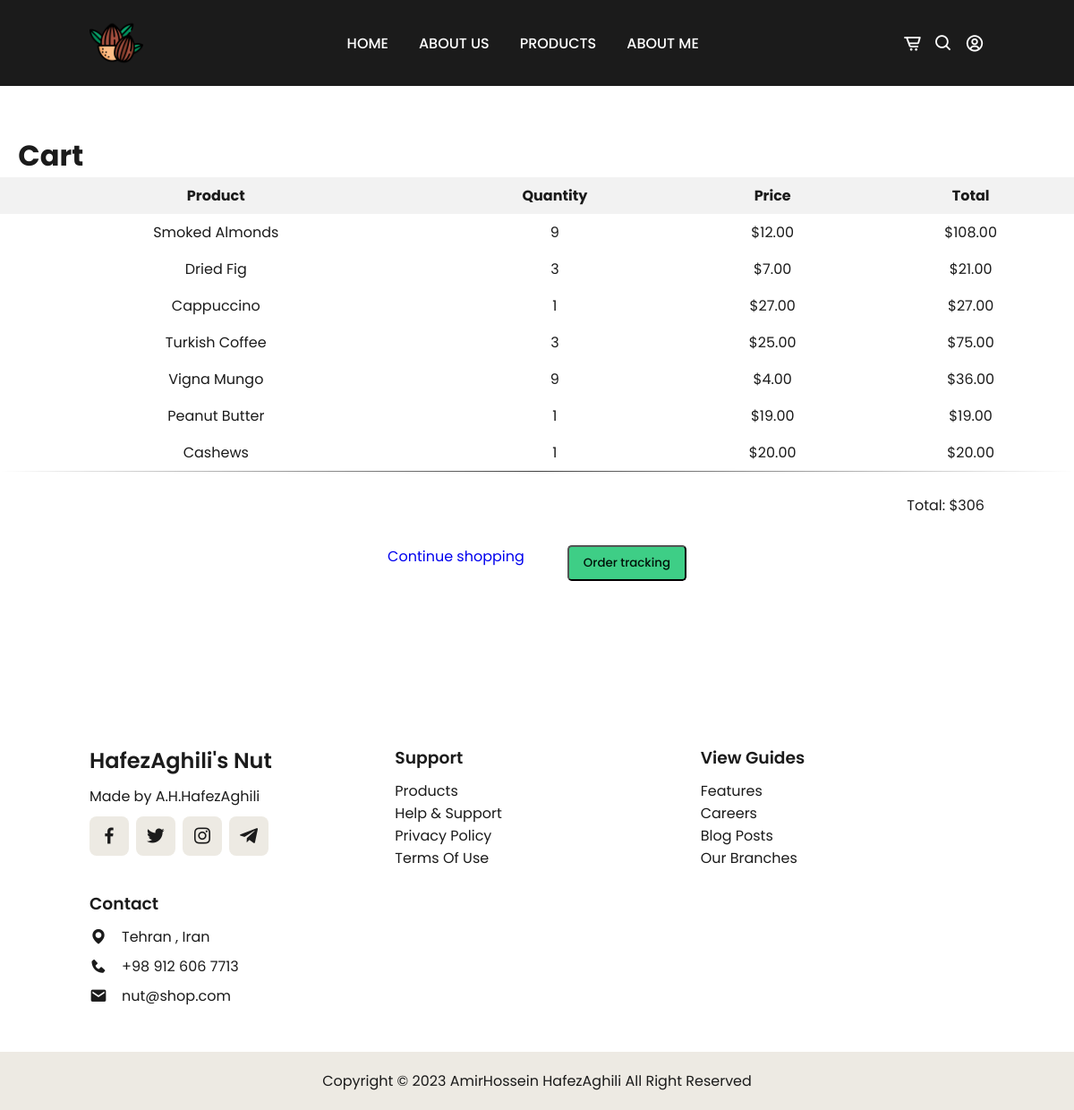
Before: /cart/0/ (signed in) with the older database file.
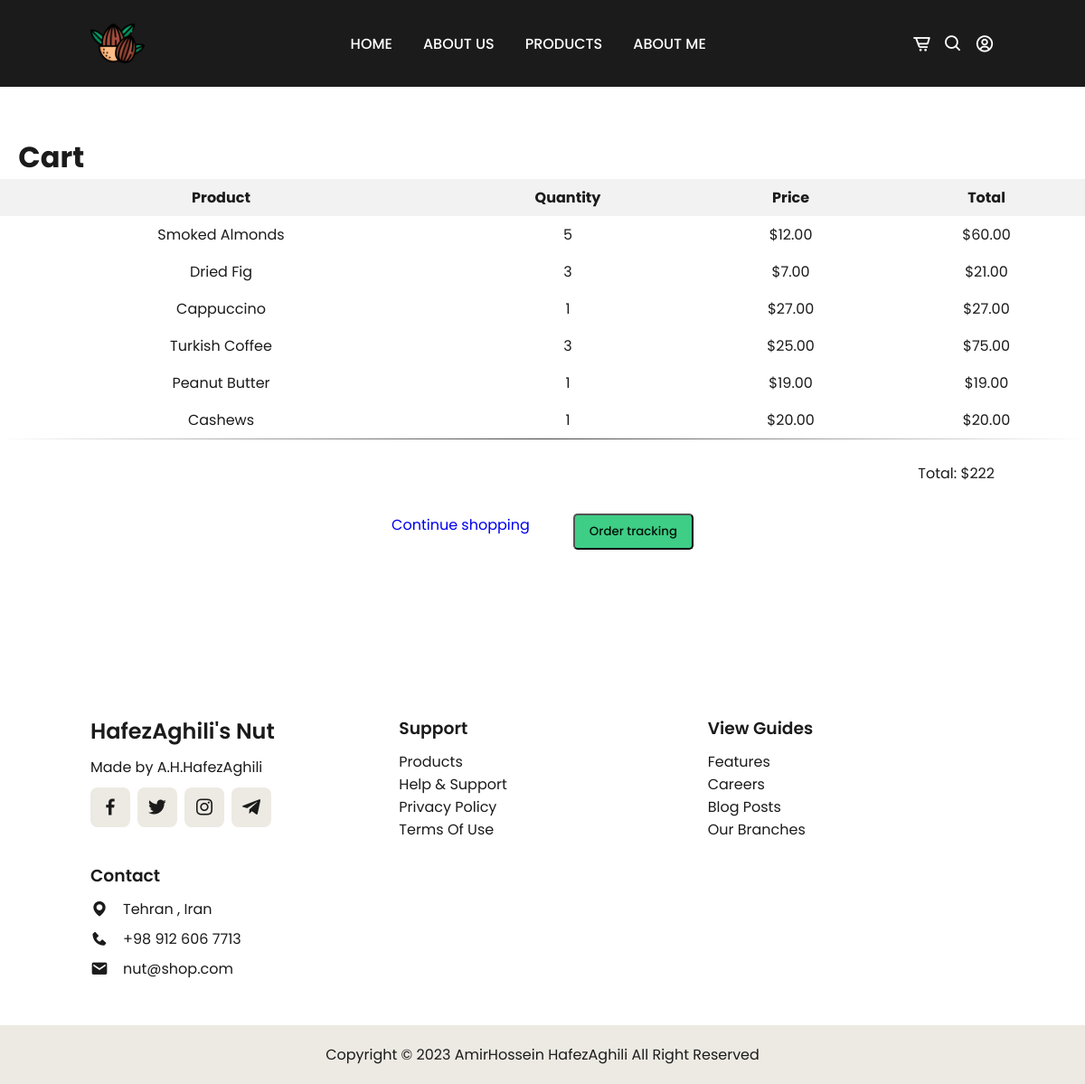
After: the same page with the newer database file.
### pages/models.py (models this page shows, shortened)
class CartItem(models.Model):
    cart = models.ForeignKey('Cart' , on_delete=models.CASCADE)
    product = models.ForeignKey('Product' , on_delete=models.CASCADE)
    quantity = models.IntegerField()
    status = models.CharField(max_length=50 , default='Submitted' ,choices=[('Submitted','Submitted'),
                                                                            ('Ready to send','Ready to send'),
                                                                            ('Sent','Sent')])
    def get_total_price(self):
        return self.quantity * self.product.price

class Product(models.Model):
    name = models.CharField(max_length=50 , blank=False , null=False)
    price = models.DecimalField(max_digits=10,decimal_places=2)
    img = models.ImageField()
    quality = models.CharField(max_length= 50 , choices=[('high quality','high quality') ,
                                                         ('medium quality','medium quality') ,
                                                         ('low quality','low quality')])
    supplier = models.ManyToManyField('Supplier')
    category = models.ForeignKey('Category', on_delete=models.CASCADE)
    created_at   = models.DateTimeField(auto_now_add=True)
    expiration_at = models.DateField(default=datetime.now()+timedelta(days=730))

### pages/views.py (the view)
# urls.py: path('cart/<int:pk>/', CartDetailView.as_view(), name='cart_view'),
class CartDetailView(LoginRequiredMixin, DetailView):
    model = Cart
    template_name = 'cart_view.html'
    context_object_name = 'cart'
    def get_object(self, queryset=None):
        user = self.request.user
        try:
            cart = Cart.objects.get(user=user)
        except Cart.DoesNotExist:
            cart = Cart.objects.create(user=user)
        return cart
    def get_context_data(self, **kwargs):
        context = super().get_context_data(**kwargs)
        cart_items = CartItem.objects.filter(cart=self.object)
        total_prices = cart_items.annotate(total_price=F('quantity') * F('product__price'))
        cart_total = total_prices.aggregate(total=Sum('total_price'))['total']
        context['cart_items'] = zip(cart_items, total_prices)
        context['cart_total'] = cart_total
        return context

### templates/cart_view.html (shortened to what this page needs)
{% extends 'register_base.html' %}
{% load static %}
    {% block styles %}
    <link rel="stylesheet" type="text/css" href="{% static 'css/stylesCardView.css' %}">
    {% endblock %}
{% block content %}
<br><br><br>
    <h1>&nbsp;&nbsp;&nbsp;Cart</h1>
    {% if cart_items %}
        <table>
            <thead>
                <tr>
                    <th>Product</th>
                    <th>Quantity</th>
                    <th>Price</th>
                    <th>Total</th>
                </tr>
            </thead>
            <tbody>
                {% for item, total_price in cart_items %}
                    <tr>
                        <td>{{ item.product.name }}</td>
                        <td>{{ item.quantity }}</td>
                        <td>${{ item.product.price }}</td>
                        <td>${{ item.get_total_price }}</td>
                    </tr>
                {% endfor %}
            </tbody>
        </table>
        <br>
        <p style="text-align:Right;padding-inline: 100px;">Total: ${{ cart_total }}</p>
        <div class="button-container">
            <a href="{% url 'product_view' %}" class="btn-primary btn-animation">Continue shopping</a>
            <a href="{% url 'checkout' %}">
              <button type="submit" class="btn">Order tracking</button>
            </a>
        </div>
    {% else %}
        <p>Your cart is empty.</p>
    {% endif %}
    <br><br><br><br><br>
{% endblock %}

### templates/register_base.html (shortened to what this page needs)
{% load static %}
<html lang="en">
<head>
    <link rel="stylesheet" type="text/css" href="{% static 'css/stylesHome.css' %}" />
    {% block styles %}{% endblock %}
    <link rel="stylesheet" href="https://unpkg.com/boxicons@latest/css/boxicons.min.css">
</head>
<body>
    <header>
        <a href="{% url 'home' %}" class="logo">
            <img src="{% static 'images/logo.png'%}" alt="HafezAghili'nuts logo">
        </a>
        <ul class="navbar">
            {% if user.is_superuser %}
            <li><a href="{% url 'home' %}">Admin Panel</a></li>
            {% else %}
            <li><a href="{% url 'home' %}">Home</a></li>
            {% endif %}
            <li><a href="{% url 'about' %}">About Us</a></li>
            {% if user.is_superuser %}
            {% else %}
            <li><a href="{% url 'product_view' %}">Products</a></li>
            {% endif %}
            <li><a href="{% url 'hafez' %}">About Me</a></li>
        </ul>
        <div class="header-icon">
            {% if user.is_superuser %}
            {% else %}
            <a href="{% url 'cart_view' pk=0 %}"><i class='bx bx-cart-alt'></i></a>
            {% endif %}
            <i class='bx bx-search' id="search-icon"></i>
            <span class="dropdown">
                <button class="dropdown dropbtn">
                    <i class='bx bx-user-circle'></i>
                </button>
            </span>
        </div>
    </header>
    <br><br><br>
    {% block content %}
    {% endblock content %}
    <section class="footer">
        <div class="footer-box">
            <h2>HafezAghili's Nut</h2>
            <p>Made by A.H.HafezAghili</p>
            <div class="social">
                <a href="{% url 'comingsoon' %}"><i class='bx bxl-facebook' ></i></a>
                <a href="{% url 'comingsoon' %}"><i class='bx bxl-twitter' ></i></a>
                <a href="{% url 'comingsoon' %}"><i class='bx bxl-instagram' ></i></a>
                <a href="{% url 'comingsoon' %}"><i class='bx bxl-telegram' ></i></a>
            </div>
        </div>
        <div class="footer-box">
            <h3>Support</h3>
            {% if user.is_superuser %}
            <li><a href="{% url 'product_view_admin' %}">Products</a></li>
            {% else %}
            <li><a href="{% url 'product_view' %}">Products</a></li>
            {% endif %}
            <li><a href="{% url 'comingsoon' %}">Help & Support</a></li>
            <li><a href="{% url 'comingsoon' %}">Privacy Policy</a></li>
            <li><a href="{% url 'comingsoon' %}">Terms Of Use</a></li>
        </div>
        <div class="footer-box">
            <h3>View Guides</h3>
            <li><a href="{% url 'comingsoon' %}">Features</a></li>
            <li><a href="{% url 'comingsoon' %}">Careers</a></li>
            <li><a href="{% url 'comingsoon' %}">Blog Posts</a></li>
            <li><a href="{% url 'comingsoon' %}">Our Branches</a></li>
        </div>
        <div class="footer-box">
            <h3>Contact</h3>
            <div class="contact">
                <span><i class='bx bxs-map' ></i> Tehran , Iran</span>
                <span><i class='bx bxs-phone' ></i> +98 912 606 7713</span>
                <span><i class='bx bxs-envelope' ></i> nut@shop.com</span>
        </div>
    </section>
    <div class="copyright">
        <p>Copyright &#169; 2023 AmirHossein HafezAghili All Right Reserved</p>
    </div>
</body>
</html>

### static/css/stylesHome.css (style rules this page uses)
* { font-family: 'Poppins', sans-serif; margin: 0; padding: 0; box-sizing: border-box; scroll-padding-top: 4rem; scroll-behavior: smooth; list-style: none; text-decoration: none; }
:root { --main-color:#bc9667; --second-color:#edeae3; --text-color:#1b1b1b; --bg-color:#ffffff; --box-shadow: 2px 2px 10px 4px rgb(14 55 54 / 15%); }
section { padding: 50px 100px; }
img { width:100%; }
body { color: var(--text-color); }
header { position: fixed; width: 100%; top: 0; right: 0; z-index: 1000; display: flex; justify-content: space-between; align-items: center; padding: 18px 100px; transition: 0.5s linear; background: var(--text-color); }
.logo img { width: 60px; }
.navbar { display: flex; }
.navbar a { padding: 8px 17px; color: var(--bg-color); font-size: 1rem; text-transform: uppercase; font-weight: 500; }
.header-icon { font-size: 22px; cursor: pointer; z-index: 10000; display: flex; column-gap: .8rem; }
.header-icon .bx { color: var(--bg-color); }
.btn { padding: 10px 40px; border-radius: 0.3rem; background: var(--main-color); color: var(--bg-color); font-weight: 500; transition: background .4s ease; }
.footer { display: grid; grid-template-columns: repeat(auto-fit,minmax(240px,auto)); gap: 1.5rem; }
.footer-box h2 { font-size: 1.5rem; font-weight: 600; margin-bottom: 10px; }
.footer-box h3 { font-weight: 600; margin-bottom: 10px; }
.footer-box p { font-size: 1rem; margin-bottom: 10px; }
.social { display: flex; align-items: center; column-gap: 0.5rem; }
.social a .bx { font-size: 24px; color: var(--text-color); padding: 10px; background: var(--second-color); border-radius: 0.5rem; }
.footer-box li a { color: var(--text-color); }
.contact { display: flex; flex-direction: column; row-gap: 0.5rem; }
.contact span { display: flex; align-items: center; }
.contact i { font-size: 20px; margin-right: 1rem; }
.copyright { padding: 20px; text-align: center; background: var(--second-color); }
.dropdown .dropbtn { font-size: 22px; border: none; outline: none; background-color: inherit; font-family: 'Poppins', sans-serif; margin: 0; z-index: 10000; display: flex; column-gap: .8rem; }
.dropbtn { border: none; cursor: pointer; }
.dropdown { position: relative; display: inline-block; }

### static/css/stylesCardView.css (style rules this page uses)
table { margin: 0 auto; border-collapse: collapse; width: 100%; }
th, td { padding: 8px; text-align: center; }
th { background-color: #f2f2f2; }
.button-container { display: flex; justify-content: space-between; margin-top: 1.5rem; }
.button-container button { padding: 8px 16px; }
.button-container { display: flex; justify-content: center; margin-top: 1.5rem; }
.button-container a, .button-container button { padding: 8px 16px; animation: fadeIn 0.5s ease-out 1; }
.button-container button[type="submit"] { margin-left: 1rem; }
.btn { padding: 10px 40px; border-radius: 0.3rem; background: #3ece86; color: #011209; font-weight: 500; transition: background .4s ease; }

Changed rows visible on the page:
removed CartItem: product.name "Vigna Mungo", quantity "9", product.price "4.00", get_total_price "36.00"
changed CartItem "Smoked Almonds": quantity "9" → "5"; get_total_price "108.00" → "60.00"
Other visible differences:
{{ cart_total }}: "306" → "222"
